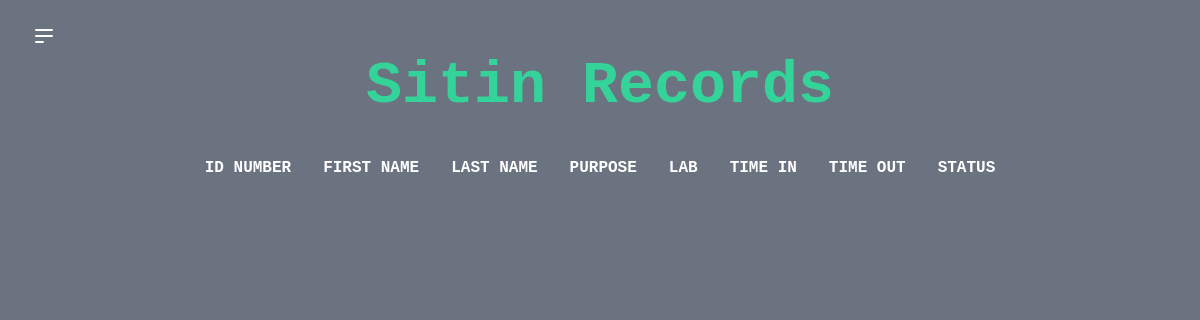
Before: /view_records.php with the older database file.
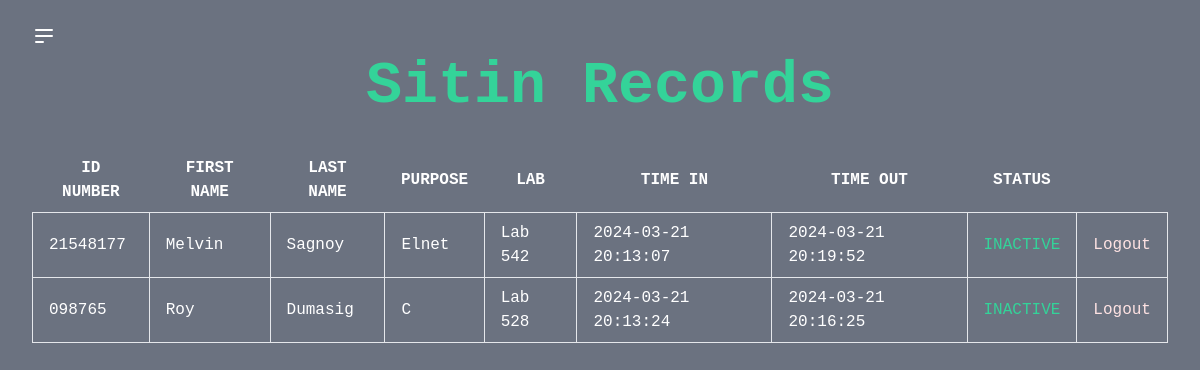
After: the same page with the newer database file.
### tables this page shows
CREATE TABLE sitin_student (
    id INTEGER PRIMARY KEY AUTOINCREMENT,
    id_number TEXT,
    firstname TEXT,
    lastname TEXT,
    purpose TEXT,
    lab TEXT,
    remaining_sessions INTEGER,
    time_in TEXT,
    time_out TEXT,
    status TEXT
);

CREATE TABLE student (
    id INTEGER PRIMARY KEY,
    id_number VARCHAR(50) NOT NULL,
    firstname VARCHAR(50) NOT NULL,
    lastname VARCHAR(50) NOT NULL,
    email VARCHAR(100) NOT NULL,
    password VARCHAR(255) NOT NULL
);

### view_records.php (the view, shortened to what this page needs)
<?php
$db = new SQLite3('sitin.db');
$query = $db->prepare("
    SELECT s.id_number, st.firstname, st.lastname, s.purpose, s.lab, s.time_in, s.time_out, s.status
    FROM sitin_student s
    JOIN student st ON s.id_number = st.id_number
");
$result = $query->execute();
?>
<!DOCTYPE html>
<html lang="en">
<head>
    <link href="https://cdn.jsdelivr.net/npm/tailwindcss@2.2.16/dist/tailwind.min.css" rel="stylesheet">
</head>
<body class="flex min-h-screen bg-gray-500 font-mono">
    <div class="flex-1 px-8 py-6">
        <button id="menu-toggle" class="focus:outline-none">
            <svg class="h-6 w-6 text-white hover:text-gray-900" viewBox="0 0 24 24" fill="none"
                xmlns="http://www.w3.org/2000/svg">
                <path
                    d="M4 6H20M4 12H20M4 18H11Z"
                    stroke="currentColor" stroke-width="2" stroke-linecap="round"
                    stroke-linejoin="round"></path>
            </svg>
        </button>
        <center>
            <h2 class="text-6xl font-semibold mb-6 text-green-400">Sitin Records</h2>
        </center>
        <div class="mt-8">
            <?php if ($result->numColumns() > 0): ?>
            <center>
                <table class="table-auto">
                    <thead>
                        <tr class="text-white">
                            <th class="px-4 py-2">ID NUMBER</th>
                            <th class="px-4 py-2">FIRST NAME</th>
                            <th class="px-4 py-2">LAST NAME</th>
                            <th class="px-4 py-2">PURPOSE</th>
                            <th class="px-4 py-2">LAB</th>
                            <th class="px-4 py-2">TIME IN</th>
                            <th class="px-4 py-2">TIME OUT</th>
                            <th class="px-4 py-2 ">STATUS</th>
                        </tr>
                    </thead>
                    <tbody>
                        <?php while ($row = $result->fetchArray(SQLITE3_ASSOC)): ?>
                        <tr class="text-white">
                            <td class="border px-4 py-2"><?php echo $row['id_number']; ?></td>
                            <td class="border px-4 py-2 capitalize	"><?php echo $row['firstname']; ?></td>
                            <td class="border px-4 py-2 capitalize	"><?php echo $row['lastname']; ?></td>
                            <td class="border px-4 py-2 capitalize	"><?php echo $row['purpose']; ?></td>
                            <td class="border px-4 py-2 capitalize	"><?php echo $row['lab']; ?></td>
                            <td class="border px-4 py-2"><?php echo $row['time_in']; ?></td>
                            <td class="border px-4 py-2"><?php echo $row['time_out']; ?></td>
                            <td class="border px-4 py-2 text-green-400"><?php echo $row['status']; ?></td>
                            <td class="border px-4 py-2">
                                <form method="POST" action="">
                                    <button type="submit" name="logout" class="text-red-100 hover:text-red-400">Logout</button>
                                </form>
                            </td>
                        </tr>
                        <?php endwhile; ?>
                    </tbody>
                </table>
            </center>
            <?php else: ?>
            <p class="text-red-500">No sitin records found.</p>
            <?php endif; ?>
        </div>
    </div>
</body>
</html>

Changed rows visible on the page:
added sitin_student: id_number "21548177", student.firstname "Melvin", student.lastname "Sagnoy", purpose "Elnet", lab "Lab 542", time_in "2024-03-21 20:13:07", time_out "2024-03-21 20:19:52", status "INACTIVE"
added sitin_student: id_number "098765", student.firstname "Roy", student.lastname "Dumasig", purpose "C", lab "Lab 528", time_in "2024-03-21 20:13:24", time_out "2024-03-21 20:16:25", status "INACTIVE"
